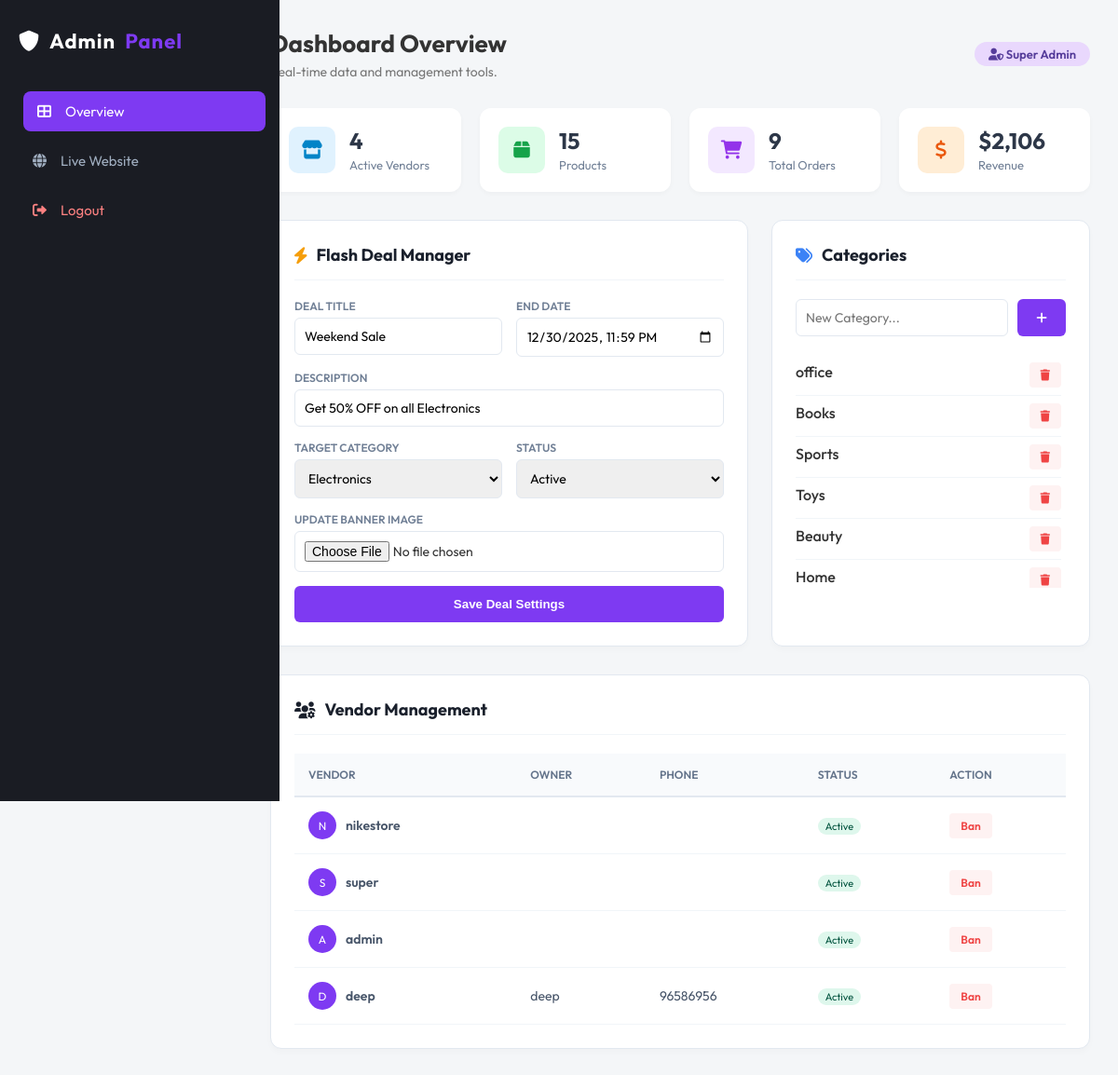
The app's page /admin_dashboard.php (signed in) with its own data.
### tables this page shows
CREATE TABLE `flash_deal` (
  `id` int(11) NOT NULL,
  `title` varchar(100) DEFAULT NULL,
  `description` varchar(255) DEFAULT NULL,
  `end_date` datetime DEFAULT NULL,
  `image` varchar(255) DEFAULT NULL,
  `category_link` varchar(100) DEFAULT NULL,
  `status` int(11) DEFAULT 1
);

CREATE TABLE `categories` (
  `id` int(30) NOT NULL,
  `name` varchar(200) NOT NULL
);

CREATE TABLE `vendors` (
  `id` int(11) NOT NULL,
  `username` varchar(50) DEFAULT NULL,
  `password` varchar(255) DEFAULT NULL,
  `joined_date` timestamp NOT NULL DEFAULT current_timestamp(),
  `owner_name` varchar(100) DEFAULT NULL,
  `civil_id` varchar(50) DEFAULT NULL,
  `phone` varchar(20) DEFAULT NULL,
  `address` text DEFAULT NULL,
  `shop_cover` varchar(255) DEFAULT NULL,
  `reset_token` varchar(255) DEFAULT NULL,
  `token_expire` datetime DEFAULT NULL,
  `email` varchar(100) DEFAULT NULL
);

### admin_dashboard.php (the view, shortened to what this page needs)
<?php
include 'includes/db.php';
$deal_res = mysqli_query($conn, "SELECT * FROM flash_deal WHERE id=1");
$deal = mysqli_fetch_assoc($deal_res);
?>
<!DOCTYPE html>
<html>
<head>
    <link rel="stylesheet" href="https://cdnjs.cloudflare.com/ajax/libs/font-awesome/6.0.0/css/all.min.css">
</head>
<body>
    <div class="sidebar">
        <div class="brand"><i class="fas fa-shield-alt"></i> Admin<span>Panel</span></div>
        <a href="#" class="menu-item active"><i class="fas fa-th-large"></i> Overview</a>
        <a href="index.php" class="menu-item"><i class="fas fa-globe"></i> Live Website</a>
        <div style="margin-top: auto;">
            <a href="admin_login.php" class="menu-item" style="color: #fc8181;"><i class="fas fa-sign-out-alt"></i> Logout</a>
        </div>
    </div>
    <div class="main-content">
        <div class="header">
            <div>
                <h1>Dashboard Overview</h1>
                <p>Real-time data and management tools.</p>
            </div>
            <span class="admin-badge"><i class="fas fa-user-shield"></i> Super Admin</span>
        </div>
        <div class="stats-row">
            <?php
                $v_count = mysqli_num_rows(mysqli_query($conn, "SELECT * FROM vendors"));
                $p_count = mysqli_num_rows(mysqli_query($conn, "SELECT * FROM products"));
                $o_count = mysqli_num_rows(mysqli_query($conn, "SELECT * FROM orders"));
                $rev_row = mysqli_fetch_assoc(mysqli_query($conn, "SELECT SUM(total_price) as total FROM orders"));
                $revenue = $rev_row['total'] ? $rev_row['total'] : 0;
            ?>
            <div class="stat-box">
                <div class="stat-icon" style="background:#e0f2fe; color:#0284c7;"><i class="fas fa-store"></i></div>
                <div class="stat-txt"><h4><?php echo $v_count; ?></h4><span>Active Vendors</span></div>
            </div>
            <div class="stat-box">
                <div class="stat-icon" style="background:#dcfce7; color:#16a34a;"><i class="fas fa-box"></i></div>
                <div class="stat-txt"><h4><?php echo $p_count; ?></h4><span>Products</span></div>
            </div>
            <div class="stat-box">
                <div class="stat-icon" style="background:#f3e8ff; color:#9333ea;"><i class="fas fa-shopping-cart"></i></div>
                <div class="stat-txt"><h4><?php echo $o_count; ?></h4><span>Total Orders</span></div>
            </div>
            <div class="stat-box">
                <div class="stat-icon" style="background:#ffedd5; color:#ea580c;"><i class="fas fa-dollar-sign"></i></div>
                <div class="stat-txt"><h4>$<?php echo number_format($revenue); ?></h4><span>Revenue</span></div>
            </div>
        </div>
        <div class="dashboard-grid">
            <div class="card">
                <div class="card-header">
                    <h3><i class="fas fa-bolt" style="color:#f59e0b;"></i> Flash Deal Manager</h3>
                </div>
                <form method="POST" enctype="multipart/form-data">
                    <div style="display:grid; grid-template-columns: 1fr 1fr; gap:15px;">
                        <div>
                            <label>Deal Title</label>
                            <input type="text" name="title" value="<?php echo $deal['title']; ?>" required>
                        </div>
                        <div>
                            <label>End Date</label>
                            <input type="datetime-local" name="end_date" value="<?php echo date('Y-m-d\TH:i', strtotime($deal['end_date'])); ?>" required>
                        </div>
                    </div>
                    <label>Description</label>
                    <input type="text" name="description" value="<?php echo $deal['description']; ?>" required>
                    <div style="display:grid; grid-template-columns: 1fr 1fr; gap:15px;">
                        <div>
                            <label>Target Category</label>
                            <select name="category_link">
                                <?php
                                $cat_res_deal = mysqli_query($conn, "SELECT * FROM categories");
                                while($crow = mysqli_fetch_assoc($cat_res_deal)){
                                    $sel = ($deal['category_link'] == $crow['name']) ? 'selected' : '';
                                    echo "<option value='".$crow['name']."' $sel>".$crow['name']."</option>";
                                }
                                ?>
                            </select>
                        </div>
                        <div>
                            <label>Status</label>
                            <select name="status">
                                <option value="1" <?php if($deal['status']==1) echo 'selected'; ?>>Active</option>
                            </select>
                        </div>
                    </div>
                    <label>Update Banner Image</label>
                    <input type="file" name="deal_image">
                    <button type="submit" name="update_deal" class="btn-main">Save Deal Settings</button>
                </form>
            </div>
            <div class="card">
                <div class="card-header">
                    <h3><i class="fas fa-tags" style="color:#3b82f6;"></i> Categories</h3>
                </div>
                <form method="POST" style="display:flex; gap:10px; margin-bottom:20px;">
                    <input type="text" name="cat_name" placeholder="New Category..." required style="margin:0;">
                    <button type="submit" name="add_category" class="btn-main" style="width:auto; padding:0 20px;"><i class="fas fa-plus"></i></button>
                </form>
                <div class="cat-list">
                    <?php
                    $cat_q = mysqli_query($conn, "SELECT * FROM categories ORDER BY id DESC");
                    while($c = mysqli_fetch_assoc($cat_q)){
                    ?>
                    <div class="cat-item">
                        <span style="font-weight:500;"><?php echo $c['name']; ?></span>
                        <a href="?delete_cat=<?php echo $c['id']; ?>" class="action-btn btn-danger" onclick="return confirm('Delete category?')"><i class="fas fa-trash"></i></a>
                    </div>
                    <?php } ?>
                </div>
            </div>
        </div>
        <div class="card" style="margin-bottom: 30px;">
            <div class="card-header">
                <h3><i class="fas fa-users-cog"></i> Vendor Management</h3>
            </div>
            <div class="table-wrapper">
                <table>
                    <thead><tr><th>Vendor</th><th>Owner</th><th>Phone</th><th>Status</th><th>Action</th></tr></thead>
                    <tbody>
                        <?php
                        $res = mysqli_query($conn, "SELECT * FROM vendors");
                        while($row = mysqli_fetch_assoc($res)){
                            $initial = strtoupper(substr($row['username'], 0, 1));
                        ?>
                        <tr>
                            <td>
                                <div style="display:flex; align-items:center; gap:10px;">
                                    <div style="width:30px; height:30px; background:#7e3af2; color:white; border-radius:50%; display:flex; align-items:center; justify-content:center; font-size:12px;"><?php echo $initial; ?></div>
                                    <span style="font-weight:600;"><?php echo $row['username']; ?></span>
                                </div>
                            </td>
                            <td><?php echo $row['owner_name']; ?></td>
                            <td><?php echo $row['phone']; ?></td>
                            <td><span style="background:#def7ec; color:#03543f; padding:2px 8px; border-radius:10px; font-size:11px;">Active</span></td>
                            <td><a href="?delete_vendor=<?php echo $row['id']; ?>" class="action-btn btn-danger" onclick="return confirm('Ban Vendor?')">Ban</a></td>
                        </tr>
                        <?php } ?>
                    </tbody>
                </table>
            </div>
        </div>
    </div>
</body>
</html>

### admin_dashboard.php (style rules this page uses)
:root { --sidebar-bg: #1a1c23; --bg-color: #f4f6f8; --card-bg: #ffffff; --primary: #7e3af2; --dark-text: #333; }
body { font-family: 'Outfit', sans-serif; background: var(--bg-color); margin: 0; display: flex; color: var(--dark-text); }
.sidebar { width: 260px; background: var(--sidebar-bg); height: 100vh; position: fixed; color: white; padding: 30px 20px; z-index: 100; }
.brand { font-size: 22px; font-weight: bold; color: white; margin-bottom: 40px; display: flex; align-items: center; gap: 10px; letter-spacing: 1px; }
.brand span { color: var(--primary); }
.menu-item { display: flex; align-items: center; gap: 15px; padding: 12px 15px; color: #a0aec0; text-decoration: none; border-radius: 8px; margin-bottom: 10px; transition: 0.3s; font-size: 15px; }
.menu-item:hover, .menu-item.active { background: var(--primary); color: white; transform: translateX(5px); }
.main-content { margin-left: 260px; padding: 30px; flex: 1; width: calc(100% - 260px); }
.header { display: flex; justify-content: space-between; align-items: center; margin-bottom: 30px; }
.header h1 { margin: 0; font-size: 26px; }
.header p { color: #777; margin: 5px 0 0; font-size: 14px; }
.admin-badge { background: #e9d8fd; color: #553c9a; padding: 5px 15px; border-radius: 20px; font-weight: 600; font-size: 13px; }
.dashboard-grid { display: grid; grid-template-columns: 1.5fr 1fr; gap: 25px; margin-bottom: 30px; }
.card { background: var(--card-bg); padding: 25px; border-radius: 12px; box-shadow: 0 4px 6px rgba(0,0,0,0.02); border: 1px solid #e2e8f0; }
.card-header { display: flex; justify-content: space-between; align-items: center; margin-bottom: 20px; border-bottom: 1px solid #f1f5f9; padding-bottom: 15px; }
.card-header h3 { margin: 0; font-size: 18px; color: #1a202c; display: flex; align-items: center; gap: 10px; }
.stats-row { display: grid; grid-template-columns: repeat(4, 1fr); gap: 20px; margin-bottom: 30px; }
.stat-box { background: white; padding: 20px; border-radius: 12px; display: flex; align-items: center; gap: 15px; box-shadow: 0 2px 5px rgba(0,0,0,0.03); }
.stat-icon { width: 50px; height: 50px; border-radius: 10px; display: flex; justify-content: center; align-items: center; font-size: 20px; }
.stat-txt h4 { margin: 0; font-size: 24px; color: #2d3748; }
.stat-txt span { font-size: 13px; color: #718096; }
label { display: block; font-size: 12px; color: #718096; margin-bottom: 5px; font-weight: 600; text-transform: uppercase; }
input, select { width: 100%; padding: 10px; margin-bottom: 15px; border: 1px solid #e2e8f0; border-radius: 6px; font-family: inherit; font-size: 14px; box-sizing: border-box; }
.btn-main { background: var(--primary); color: white; border: none; padding: 12px; width: 100%; border-radius: 6px; font-weight: 600; cursor: pointer; transition: 0.2s; }
.table-wrapper { overflow-x: auto; }
table { width: 100%; border-collapse: collapse; }
th { text-align: left; padding: 15px; background: #f8fafc; color: #64748b; font-size: 12px; font-weight: 600; text-transform: uppercase; border-bottom: 2px solid #e2e8f0; }
td { padding: 15px; border-bottom: 1px solid #f1f5f9; color: #475569; font-size: 14px; }
.action-btn { text-decoration: none; padding: 6px 12px; border-radius: 4px; font-size: 12px; font-weight: 600; }
.btn-danger { background: #fef2f2; color: #ef4444; }
.cat-list { max-height: 250px; overflow-y: auto; padding-right: 5px; }
.cat-item { display: flex; justify-content: space-between; padding: 8px 0; border-bottom: 1px solid #f1f5f9; }

### records on screen
flash_deal: title "Weekend Sale", end_date "12/30/2025 23:59", description "Get 50% OFF on all Electronics", status "Active"
categories: name "office"
categories: name "Books"
categories: name "Sports"
categories: name "Toys"
categories: name "Beauty"
categories: name "Home"
vendors: username "N", username "nikestore"
vendors: username "S", username "super"
vendors: username "A", username "admin"
vendors: username "D", username "deep", owner_name "deep", phone "96586956"

### other values on screen
$v_count "4"
$p_count "15"
$o_count "9"
$revenue "2,106"
form field category_link "Electronics"
